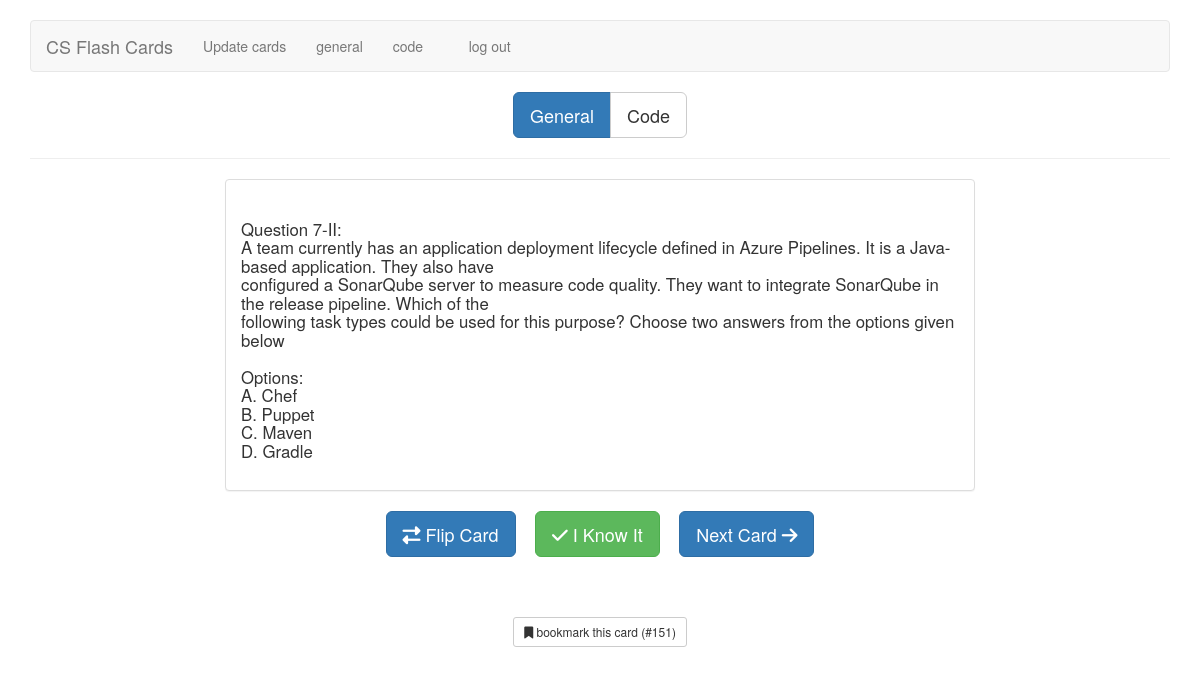
The page /general (signed in) on the database as committed earlier.
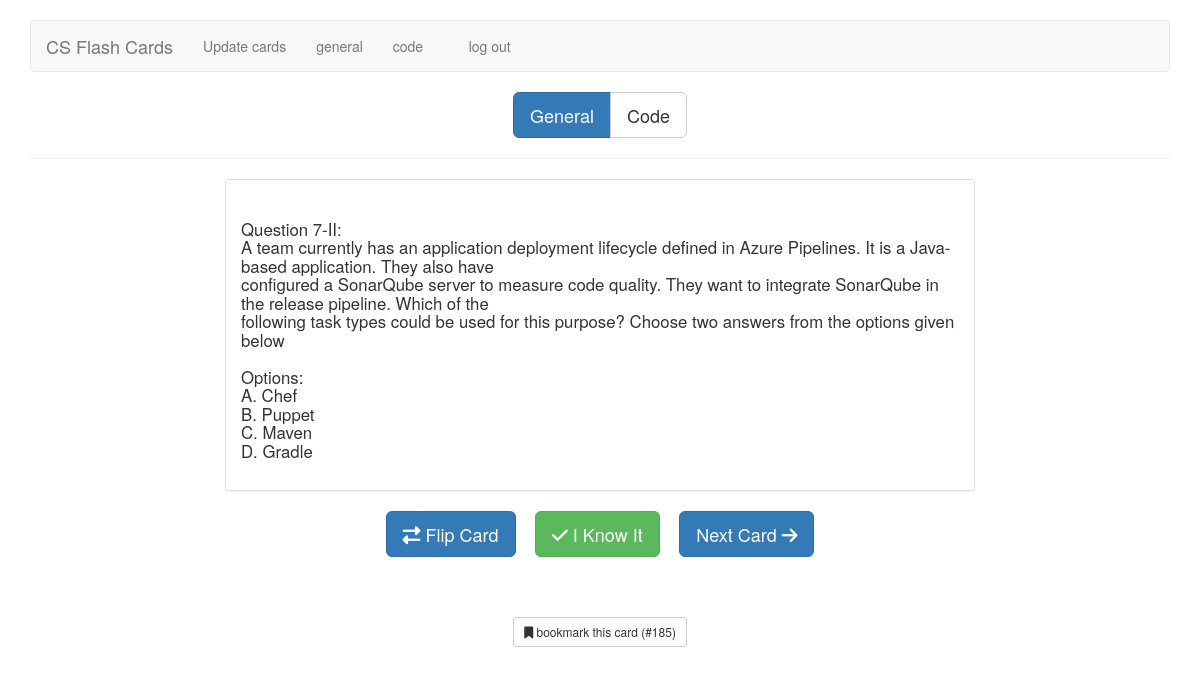
The same page on the database as committed later.
### tables this page shows
CREATE TABLE cards ( 
id integer primary key autoincrement, 
type tinyint not null, /* 1 for vocab, 2 for code */ 
front text not null, 
back text not null, 
known boolean default 0 );

### flash_cards.py (the view)
@app.route('/general')
@app.route('/general/<card_id>')
def general(card_id=None):
    if not session.get('logged_in'):
        return redirect(url_for('login'))
    return memorize("general", card_id)

### flash_cards.py (called while the page is built)
def connect_db():
    rv = sqlite3.connect(app.config['DATABASE'])
    rv.row_factory = sqlite3.Row
    return rv

def get_db():
    if not hasattr(g, 'sqlite_db'):
        g.sqlite_db = connect_db()
    return g.sqlite_db

def memorize(card_type, card_id):
    if card_type == "general":
        type = 1
    elif card_type == "code":
        type = 2
    else:
        return redirect(url_for('cards'))
    if card_id:
        card = get_card_by_id(card_id)
    else:
        card = get_card(type)
    if not card:
        flash("You've learned all the " + card_type + " cards.")
        return redirect(url_for('cards'))
    short_answer = (len(card['back']) < 9999)
    textCardBack = ""
    if short_answer == True:
        textCardBack = card['back']
    else:
        textCardBack = card['back']
    return render_template('memorize.html',
                           card=card,
                           card_type=card_type,
                           short_answer=short_answer, textCardBack=textCardBack)

def get_card(type):
    db = get_db()
    query = '''
      SELECT
        id, type, front, back, known
      FROM cards
      WHERE
        type = ?
        and known = 0
      ORDER BY RANDOM()
      LIMIT 1
    '''
    cur = db.execute(query, [type])
    return cur.fetchone()

### templates/memorize.html (shortened to what this page needs)
{% extends "layout.html" %}
{% block body %}
<div class="row">
    <div class="col-xs-12 text-center">
        <div class="btn-group btn-group-lg" role="group" aria-label="card type">
            <a href="{{ url_for('general') }}"
                class="btn btn-{{ "primary" if card_type == "general" else "default" }}">General</a>
            <a href="{{ url_for('code') }}"
                class="btn btn-{{ "primary" if card_type == "code" else "default" }}">Code</a>
        </div>
    </div>
</div>
<hr />
<div class="row memorizePanel">
    <div class="col-xs-8 col-xs-offset-2">
        <div class="panel panel-default cardFront">
            <div class="panel-body">
                <div class="alignContainer">
                    <div class="alignMiddle frontText">
                        <h3 class="text-center" style="font-size: larger; text-align: left;">
                            {{ card.front |replace("\n", "<br />")|safe}}</h3>
                    </div>
                </div>
            </div>
        </div>
    </div>
</div>
<div class="row">
    <div class="col-xs-12 text-center">
        <a href="javascript:" class="btn btn-primary btn-lg flipCard">
            <i class="fa fa-exchange"></i>
            Flip Card
        </a>
        <a href="{{ url_for('mark_known', card_id=card.id, card_type=card_type) }}" class="btn btn-success btn-lg">
            <i class="fa fa-check"></i>
            I Know It
        </a>
        <a href="{{ url_for(card_type) }}" class="btn btn-primary btn-lg">
            Next Card
            <i class="fa fa-arrow-right"></i>
        </a>
    </div>
</div>
<div class="row">
    <div class="col-xs-12 text-center">
        <br />
        <br />
        <br />
        <a href="{{ url_for(card_type, card_id=card.id) }}" class="btn btn-default btn-sm">
            <i class="fa fa-bookmark"></i>
            bookmark this card (#{{ card.id }})
        </a>
    </div>
</div>
{% endblock %}

### templates/layout.html (shortened to what this page needs)
<!doctype html>
<html>
<head>
    <link rel="stylesheet" href="https://maxcdn.bootstrapcdn.com/bootstrap/3.3.6/css/bootstrap.min.css"
>
    <link rel=stylesheet type=text/css href="{{ url_for('static', filename='style.css') }}" />
    <link rel="stylesheet" type="text/css" href="{{ url_for('static', filename='highlight-theme-github.css') }}" />
</head>
<body>
    <div class="container">
        <div class="row">
            <div class="col-xs-12">
                <br />
                <nav class="navbar navbar-default">
                    <div class="navbar-header">
                        <a class="navbar-brand" href="{{ url_for('index') }}">CS Flash Cards</a>
                        <ul class="nav navbar-nav navbar-right">
                            {% if not session.logged_in %}
                            <li><a href="{{ url_for('login') }}">log in</a></li>
                            {% else %}
                            <li><a href="{{ url_for('cards') }}">Update cards</a></li>
                            <li><a href="{{ url_for('general') }}">general</a></li>
                            <li><a href="{{ url_for('code') }}">code</a></li>
                            <li>&nbsp;&nbsp;&nbsp;&nbsp;</li>
                            <li><a href="{{ url_for('logout') }}">log out</a></li>
                            {% endif %}
                        </ul>
                    </div>
                </nav>
                {% block body %}{% endblock %}
            </div>
        </div>
    </div>
</body>
</html>

### static/style.css (style rules this page uses)
.alignContainer { display: table; width: 100%; }
.alignMiddle { height: 20em; display: table-cell; vertical-align: middle; }
.navbar-nav>li, .navbar-nav { float: left !important; }
.navbar-nav.navbar-right:last-child { margin-right: 0 !important; }
.navbar-right { float: right!important; }

Rows that differ between the two databases and show on the page:
removed cards: front "Question 7-II: A team currently has an application deployment lifecycle defined in Azure Pipelines. It is a Java-based application. They also have configured a SonarQube server to measure code quality. They want to integrate SonarQube in the release pipeline. Which of the following task types could be used for this purpose? Choose two answers from the options given below Options: A. Chef B. Puppet C. Maven D. Gradle", id "151"
added cards: front "Question 7-II: A team currently has an application deployment lifecycle defined in Azure Pipelines. It is a Java-based application. They also have configured a SonarQube server to measure code quality. They want to integrate SonarQube in the release pipeline. Which of the following task types could be used for this purpose? Choose two answers from the options given below Options: A. Chef B. Puppet C. Maven D. Gradle", id "185"
